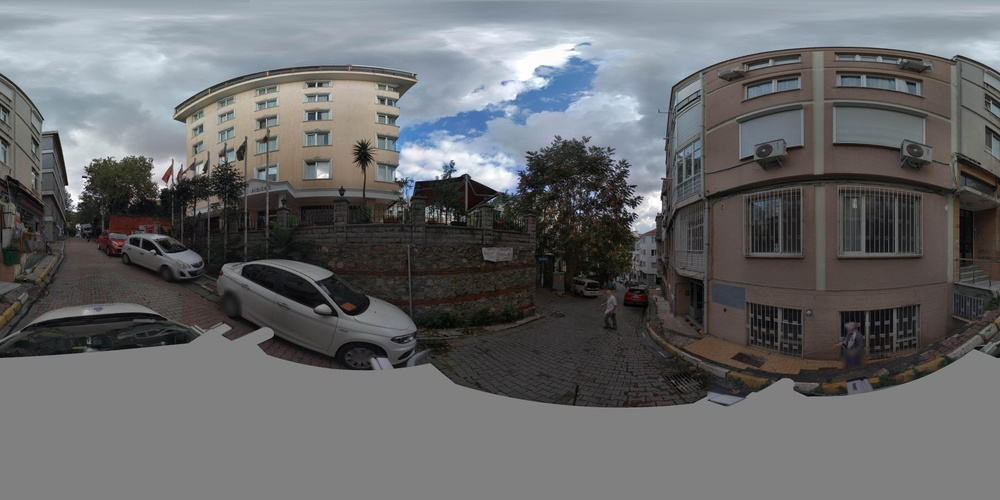
#> input picture data/WE0NXXN1_equirectangular.jpg, 1000 x 500 px, shrunk from 4096 x 2048 before the run, found by its file name
$ python crop90.py
#> lines starting #> are read from the running program, lines starting #| are printed output that depends on the picture
# Load the new image
from PIL import Image

img_path_new = 'WE0NXXN1_equirectangular.jpg'
img_new = Image.open(img_path_new)
#> img_new is the input picture: PIL image 1000x500 RGB; mean R, G, B 103.1, 104.2, 105.7

# Calculate the new dimensions for the new image
width_new, height_new = img_new.size
#> width_new = 1000; height_new = 500
new_height_new = height_new // 2
#> new_height_new = 250

# Crop the image (left, upper, right, lower) for the new image
cropped_img_new = img_new.crop((0, 0, width_new, new_height_new))
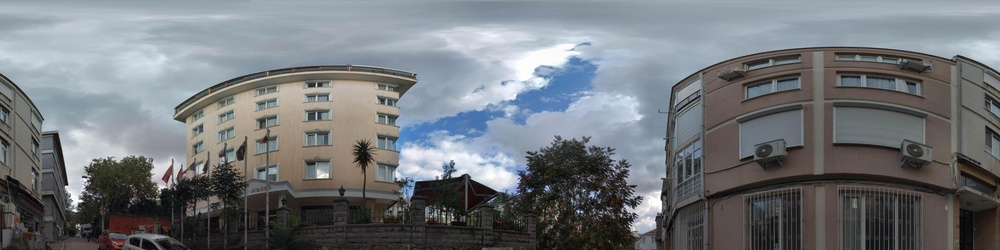
#> cropped_img_new: PIL image 1000x250 RGB; mean R, G, B 114.2, 118.3, 122.2

# Save the cropped image with high quality
cropped_img_path_new_high_quality = 'cropped_image_upper_half_new_high_quality.jpg'
cropped_img_new.save(cropped_img_path_new_high_quality, quality=100)

$ run again, with data/WE0NXXN0_equirectangular.jpg copied over data/WE0NXXN1_equirectangular.jpg
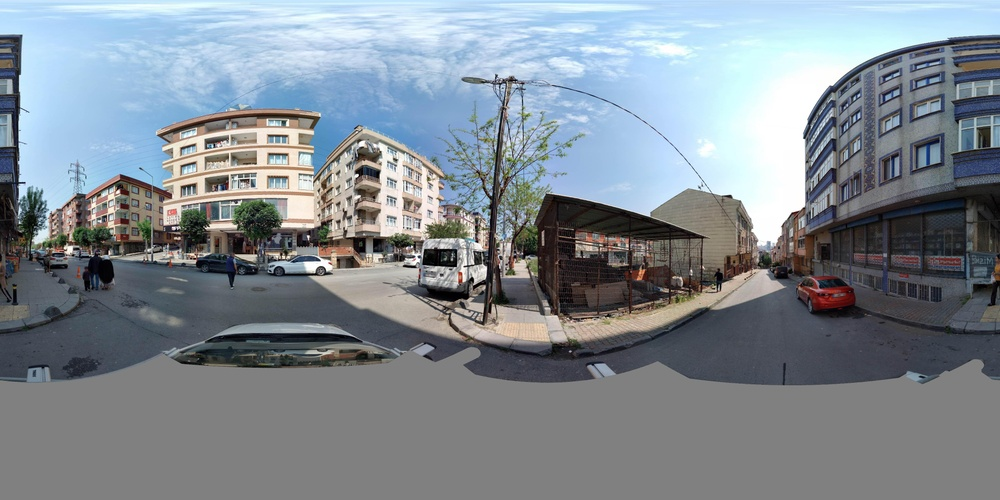
#> input picture data/WE0NXXN0_equirectangular.jpg, 1000 x 500 px, shrunk from 4096 x 2048 before the run, found by its file name
#> img_new is the input picture: PIL image 1000x500 RGB; mean R, G, B 129.2, 137.8, 145.5
#> `cropped_img_new = img_new.crop((0, 0, width_new, new_height_new))`:
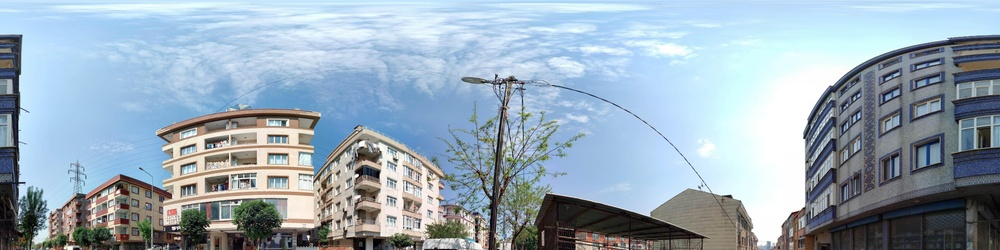
#> cropped_img_new: PIL image 1000x250 RGB; mean R, G, B 151.3, 168.7, 182.6

$ run again, with data/WE0NXXN0_fisheye2.jpg copied over data/WE0NXXN1_equirectangular.jpg
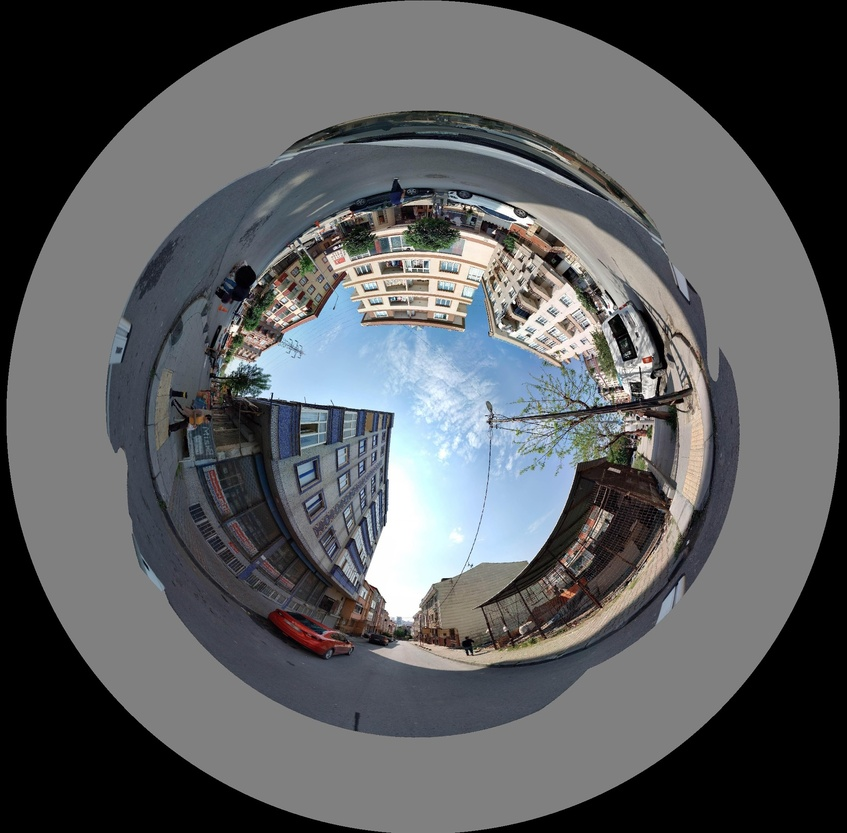
#> input picture data/WE0NXXN0_fisheye2.jpg, 847 x 833 px, shrunk from 2081 x 2046 before the run, found by its file name
#> img_new is the input picture: PIL image 847x833 RGB; mean R, G, B 90.3, 92.3, 94.8
#> `cropped_img_new = img_new.crop((0, 0, width_new, new_height_new))`:
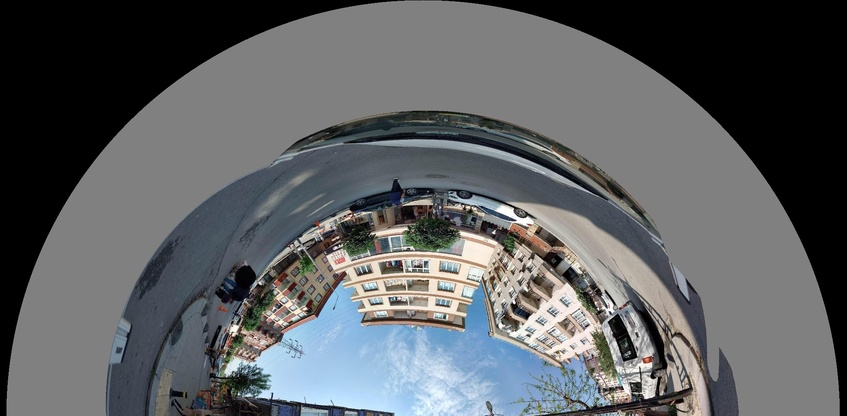
#> cropped_img_new: PIL image 847x416 RGB; mean R, G, B 92.9, 95.6, 98
